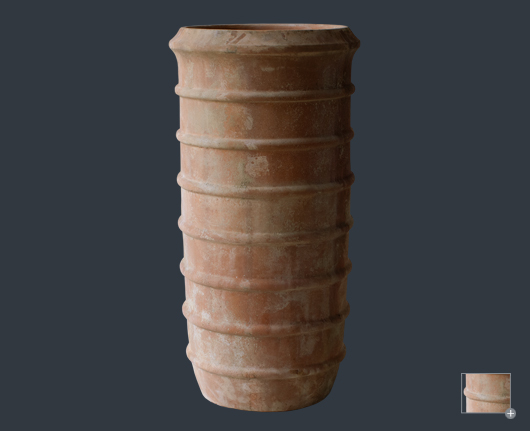
#> input picture test1.jpg, 530 x 431 px
$ python superpixels.py   (Python 2 division)
#> lines starting #> are read from the running program, lines starting #| are printed output that depends on the picture
#!/usr/bin/env python

'''
This sample demonstrates SEEDS Superpixels segmentation
Use [space] to toggle output mode
'''

import numpy as np
import cv2
# built-in module
import sys


if __name__ == '__main__':
    print __doc__

    try:
        fn = sys.argv[1]
    except:
        fn = 0

    def nothing(*arg):
        pass

    cv2.namedWindow('SEEDS')
    cv2.createTrackbar('Number of Superpixels', 'SEEDS', 400, 1000, nothing)
    cv2.createTrackbar('Iterations', 'SEEDS', 4, 12, nothing)

    seeds = None
    display_mode = 0
    num_superpixels = 400
    prior = 2
    num_levels = 4
    num_histogram_bins = 5

    img = cv2.imread('test1.jpg')
#> img is the input picture: shape (431, 530, 3); mean B, G, R 66.8, 66.2, 68.7
    converted_img = cv2.cvtColor(img, cv2.COLOR_BGR2HSV)
#> converted_img: shape (431, 530, 3); mean H, S, V 79.3, 75.6, 79.4
    height,width,channels = converted_img.shape
#> height = 431; width = 530; channels = 3
    num_superpixels_new = cv2.getTrackbarPos('Number of Superpixels', 'SEEDS')
    num_iterations = cv2.getTrackbarPos('Iterations', 'SEEDS')

    if not seeds or num_superpixels_new != num_superpixels:
        num_superpixels = num_superpixels_new
        seeds = cv2.ximgproc.createSuperpixelSEEDS(width, height, channels,
                num_superpixels, num_levels, prior, num_histogram_bins)
        color_img = np.zeros((height,width,3), np.uint8)
        color_img[:] = (0, 0, 255)

    seeds.iterate(converted_img, num_iterations)

    # retrieve the segmentation result
    labels = seeds.getLabels()


    # labels output: use the last x bits to determine the color
    num_label_bits = 2
    labels &= (1<<num_label_bits)-1
    labels *= 1<<(16-num_label_bits)


    mask = seeds.getLabelContourMask(False)

    # stitch foreground & background together
    mask_inv = cv2.bitwise_not(mask)
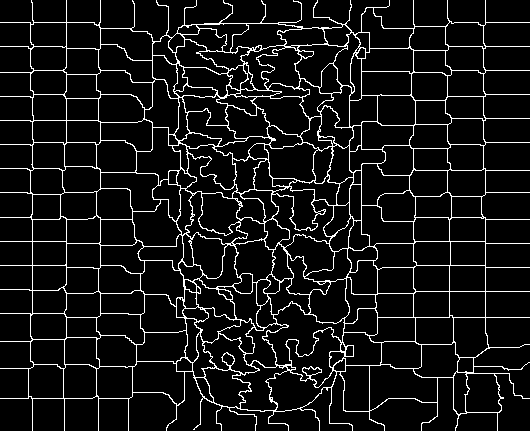
#> mask: shape (431, 530); 8.3% white in thin lines or dots
    result_bg = cv2.bitwise_and(img, img, mask=mask_inv)
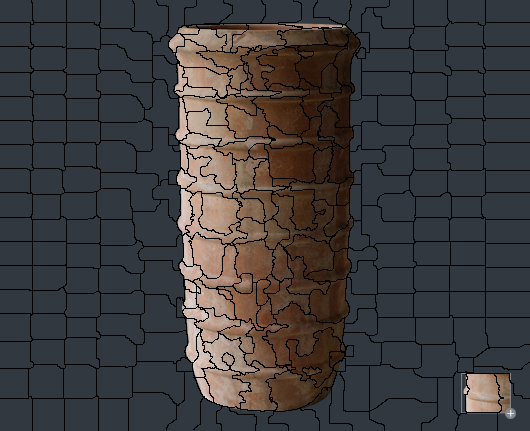
#> result_bg: shape (431, 530, 3); mean B, G, R 61.1, 60.3, 62.2
    result_fg = cv2.bitwise_and(color_img, color_img, mask=mask)
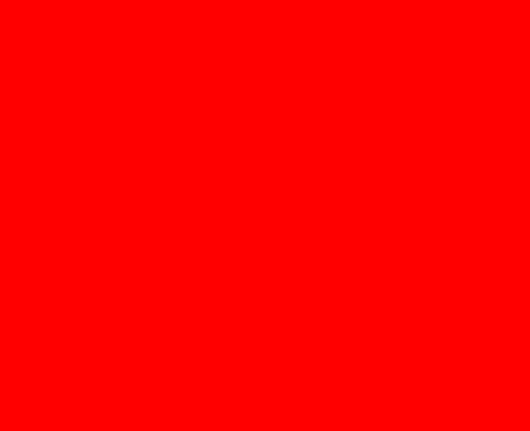
#> color_img: shape (431, 530, 3); mean of channels 0, 1, 2 0, 0, 255; drawn as B, G, R
    result = cv2.add(result_bg, result_fg)
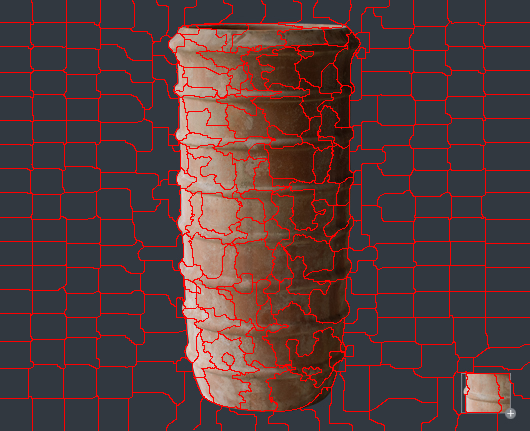
#> result: shape (431, 530, 3); mean B, G, R 61.1, 60.3, 83.3

    if display_mode == 0:
        cv2.imshow('SEEDS', result)
    elif display_mode == 1:
        cv2.imshow('SEEDS', mask)
    else:
        cv2.imshow('SEEDS', labels)

    ch = cv2.waitKey(1)
#> (key Esc is pressed here)
    if ch == 27:
        pass
    elif ch & 0xff == ord(' '):
        display_mode = (display_mode + 1) % 3
cv2.destroyAllWindows()

$ run again, with test2.jpg copied over test1.jpg
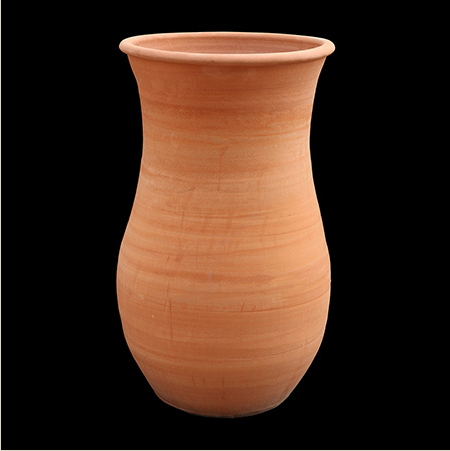
#> input picture test2.jpg, 450 x 451 px
#> img is the input picture: shape (451, 450, 3); mean B, G, R 28.3, 42, 66.5
#> converted_img: shape (451, 450, 3); mean H, S, V 5, 58.2, 66.5
#> `mask_inv = cv2.bitwise_not(mask)`:
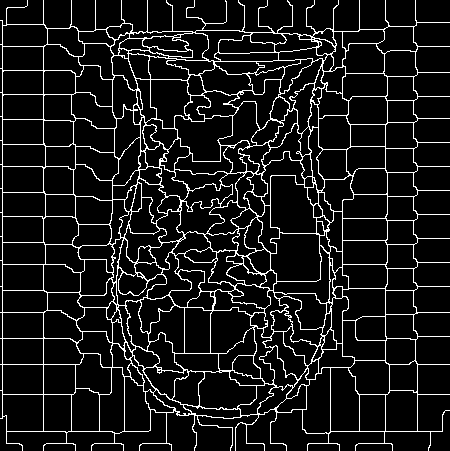
#> mask: shape (451, 450); 9.6% white in thin lines or dots
#> `result = cv2.add(result_bg, result_fg)`:
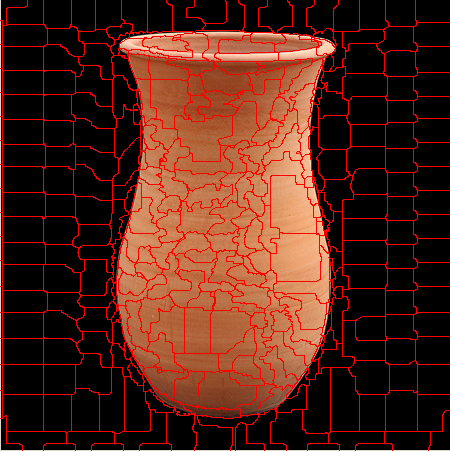
#> result: shape (451, 450, 3); mean B, G, R 24.7, 36.7, 82.7
